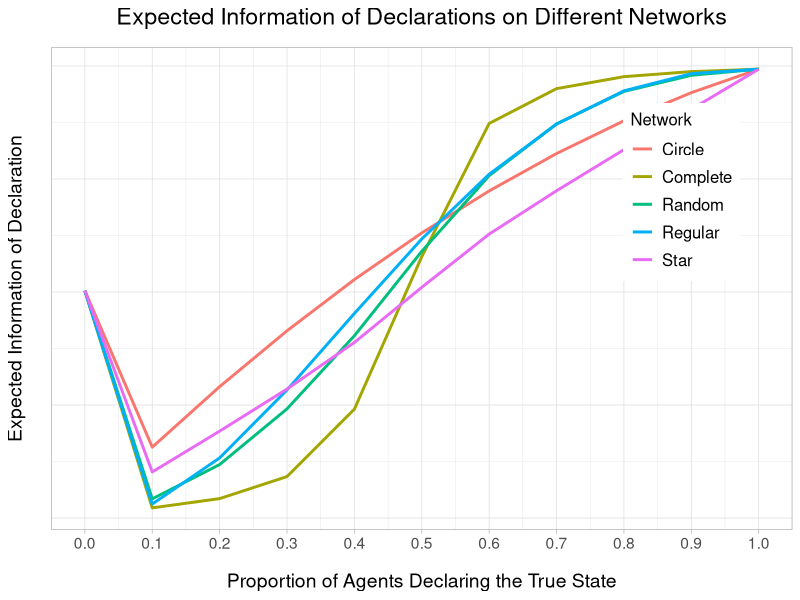

R code for this plot:
# PUBLIC BELIEF SIMULATION
# by Aydin Mohseni
# www.aydinmohseni.com

# Load packages
library(combinat)
library(gtools)
library(ggplot2)
library(reshape2)
### Establish global variables

# Set the true state of the world
Theta <- 1

N <- 10 # Number of agents
Prior <- .5 # Initial prior

# Create social network
nodes <- c(1:N) # Nodes
PossibleNetworkTypes <-
  c("Complete", "Regular", "Circle", "Star", "Random")
NumberOfNetworkTypes <- length(PossibleNetworkTypes)
# 1. Complete
# 2. Regular
# 3. Circle
# 4. Star
# 5. Random

# STATES of the WORLD
# Define the two distributions f1, f0 corresponding to
# the two possible STATES OF THE WORLD: 1, 0
# with the parameters
Mean1 <-
  1 # Mean for distribution of signals if Theta is true: state is 1
Mean0 <-
  -1 # Mean for distribution of signals if Theta is false: state is 0
Variance <- 1
StandardDeviation <-
  sqrt(Variance) # Variance for both distributions of signals
fTheta1 <-
  function(Signal) {
    return(dnorm(Signal, mean = Mean1, sd = StandardDeviation))
  }
fTheta0 <-
  function(Signal) {
    return(dnorm(Signal, mean = Mean0, sd = StandardDeviation))
  }

# Create the population types and initial beliefs
BetaParameterforTruthSeeking <-
  1 # Increasing this will increase the proportion of truth-seeking
BetaParameterforConformity <-
  5 # Increasing this will increase the proportion of conformity


# Define the CREDENCE function for the focal player for state Theta = 1, 0
# using Bayes' rule, as Pr(Theta | Signal) = Pr(Signal | Theta) * Pr(Theta) / Pr(Signal)
# That is, the poster probability of the state Theta,
# given the product of the likelihood of the Signal given Theta,
# over the total probability of the Signal
Credence <- function(State, Signal) {
  w <-
    (1 + ((1 - Prior) / Prior) * (fTheta0(Signal) / fTheta1(Signal))) ^ -1
  z <- ifelse(State == 1,
              w,
              (1 - w))
  # print(paste("POSTERIOR PROBABILITY for state ", State, " given signal ", Signal, sep = " "))
  # print(z)
  return(z)
}

PublicPrior <- function(FocalAgent, Declaration) {
  
  # Retrieve the proportion of the focal agent's neighbors
  # who are declaring state 1
  Neighbors <- adjacencyMatrix[FocalAgent,]
  Neighbors <- Neighbors[!is.na(Neighbors)]
  Ns <-
    table(factor(NetworkChoices[Neighbors], c(0, 1)))[[Declaration + 1]] / length(Neighbors)
  
  # Check if the focal agent has no neighbors---i.e., she is "isolated"
  # (and hence has no coordination payoff component determining her declaration)
  Isolated  <- (length(Neighbors[!is.na(Neighbors)]) == 0)
  
  # If the focal agent is indeed isolated,
  # then let her neighbors be 'tied' in their declarations, 
  # so that only her truth-seeking payoff counts.
    if (Isolated == TRUE) { Ns <- 1 / 2 }
  
  # Compute the LIKELIHOODS of the DECLARATION of the focal agent
  # for each state of the world, Theta = 1, 0
  
  # Compute the threshold signal value needed
  # for the focal player to have declared state 1
  SignalThreshold <-
    -(Variance) * log((Prior / (1 - Prior))) / (Mean1 - Mean0) + (Mean0 + Mean1) / 2
  
  # Compute the threshold alpha value needed
  # for the focal player to have declared state 1
  # multiplied by the PDF of
  AlphaThreshold <- function(Signal) {
    return(pbeta(
      0.5 * ((1 - 2 * Ns) / (Credence(1, Signal) - Ns)) ,
      BetaParameterforTruthSeeking,
      BetaParameterforConformity
    ))
  }
  
  # Create four integrand functions for each likelihood,
  # in each case: Ns > 1/2, NS < 1/2
  Integrand.fTheta1.A <-
    function(Signal) {
      return(fTheta1(Signal) * AlphaThreshold(Signal))
    }
  Integrand.fTheta1.B <-
    function(Signal) {
      return(fTheta1(Signal) * (1 - AlphaThreshold(Signal)))
    }
  Integrand.fTheta0.A <-
    function(Signal) {
      return(fTheta0(Signal) * AlphaThreshold(Signal))
    }
  Integrand.fTheta0.B <-
    function(Signal) {
      return(fTheta0(Signal) * (1 - AlphaThreshold(Signal)))
    }
  
  # Compute the two likelihood values:
  # P(Declaration = 1 | Theta = 1) and P(Declaration = 1 | Theta = 0)
  
  # First, compute P(Declaration = 1 | Theta = 1)
  if (Ns > 1 / 2) {
    LikelihoodTheta1 <-
      integrate(Integrand.fTheta1.A,
                lower = -Inf,
                upper = SignalThreshold)$value + 1 - pnorm(SignalThreshold, mean = Mean1, sd = StandardDeviation)
  } else {
    LikelihoodTheta1 <-
      integrate(Integrand.fTheta1.B,
                lower = SignalThreshold,
                upper = Inf)$value
  }
  
  # Next, compute P(Declaration = 1 | Theta = 0)
  if (Ns > 1 / 2) {
    LikelihoodTheta0 <-
      integrate(Integrand.fTheta0.A,
                lower = -Inf,
                upper = SignalThreshold)$value + 1 - pnorm(SignalThreshold, mean = Mean0, sd = StandardDeviation)
  } else {
    LikelihoodTheta0 <-
      integrate(Integrand.fTheta0.B,
                lower = SignalThreshold,
                upper = Inf)$value
  }
  
  # If the declaration was of state 0 (rather than 1),
  # then take the complement of the likelihoods just computed
  # to get the correct likelihoods Pr(Declaration = 0 | Theta = 1) and Pr(Declaration = 0 | Theta = 0)
  if (Declaration == 0) {
    LikelihoodTheta1 <- (1 - LikelihoodTheta1)
    # print("LIKELIHOOD of declaration 0 given Theta = 1")
    LikelihoodTheta0 <- (1 - LikelihoodTheta0)
    # print("LIKELIHOOD of declaration 0 given Theta = 0")
  }
  
  # Save the likelihood P(Declaration = 1 | Theta = 1)
  y <- LikelihoodTheta1
  
  # Compute the new posterior public belief P(Theta | Declaration of focal agent)
  z <-
    (1 + ((1 - Prior) / Prior) * (LikelihoodTheta0 / LikelihoodTheta1)) ^ -1
  # print("PUBLIC BELIEF")
  # print(z)
  return(list(y, z))
}


# Create a list of matrices to store results
ExpectedPosteriorDf <- rep(list(list()), NumberOfNetworkTypes)
for (Network in 1:NumberOfNetworkTypes) {
  for (NumberOfDeviants in 0:N) {
    ExpectedPosteriorDf[[Network]][[NumberOfDeviants + 1]] <-
      matrix(
        data = NA,
        nrow = choose(N, NumberOfDeviants),
        ncol = N
      )
  }
}

# Loop for each network type
for (Network in 1:NumberOfNetworkTypes) {
  # Network type:
  NetworkType <-
    PossibleNetworkTypes[Network] # Choose network type to be one of:
  
  regularNetworkDegree <-
    0.5 # Degree (scaled by population size) for regular networks
  randomNetworkDensity <- 0.5 # Network density for random networks
  
  # Complete network
  if (NetworkType == "Complete") {
    edges <- data.frame(from = rep(1:N, each = N), to = rep(1:N, N))
    selfEdge <- N * c(0:(N - 1)) + c(1:N)
    edges <- edges[-selfEdge,]
  }
  # Circle network
  if (NetworkType == "Circle") {
    edges <- data.frame(from = c(1:N), to = c(2:N, 1))
  }
  # Star network
  if (NetworkType == "Star") {
    edges <- data.frame(from = rep(1, N - 1), to = 2:N)
  }
  # Regular network
  if (NetworkType == "Regular") {
    degreeDensity <- round((regularNetworkDegree * N) / 2)
    if (degreeDensity >= 1) {
      x <- rep(1:N, each = degreeDensity)
      y <- x + 1:degreeDensity
      y[y > N] <- y[y > N] - N
      edges <- data.frame(from = x, to = y)
    } else {
      edges <- data.frame(from = c(1), to = c(2))
    }
  }
  # Random graph
  if (NetworkType == "Random") {
    numberOfPossibleEdges <- choose(N, 2)
    numberOfEdges <-
      ceiling(numberOfPossibleEdges * randomNetworkDensity)
    possibleEdges <- data.frame(t(combn(1:N, 2)))
    colnames(possibleEdges) <- c("from", "to")
    randomEdgesSubset <-
      sample(1:numberOfPossibleEdges, numberOfEdges, replace = FALSE)
    edges <- possibleEdges[randomEdgesSubset,]
  }
  
  # Adjacency matrix of the neighbors for each player
  adjacencyMatrix <- data.frame(matrix(NA, nrow = N, ncol = N - 1))
  for (m in 1:N) {
    adjMatSub <- subset(edges, from == m | to == m)
    if (nrow(adjMatSub) != 0) {
      adjMatSub <- unique(adjMatSub[adjMatSub != m])
    } else {
      adjMatSub <- c()
    }
    adjacencyMatrix[m, ] <-
      c(adjMatSub, rep(NA, N - 1 - length(adjMatSub)))
  }
  
  # Expected public belief in next period q'= (1/N) Sum^N_i=1 [q(S|i)P(S|i)+q(~S|i)P(~S|i)]
  # Loop through all combinations of possible declarations where some number of agents are deviating
  for (NumberOfDeviants in 0:N) {
    # Create a matrix of all possible configurations of declarations
    # for each number of deviating declarations,
    # where consensus declaration = 0, and deviation = 1
    PossibleDeclarationConfigurations <-
      t(combn(N, NumberOfDeviants, function(x)
        tabulate(x, N)))
    NumberOfPossibleDeclarationConfigurations <-
      nrow(PossibleDeclarationConfigurations)
    
    
    # Loop for a single graph, with specific declarations
    for (DeclarationConfiguration in 1:NumberOfPossibleDeclarationConfigurations) {
      NetworkChoices <-
        PossibleDeclarationConfigurations[DeclarationConfiguration, ]
      
      for (FocalAgent in 1:N) {
        qs1 <- PublicPrior(FocalAgent, 1)
        LikelihoodOfS <- qs1[[1]]
        PosteriorGivenS <- qs1[[2]]
        qs2 <- PublicPrior(FocalAgent, 0)
        LikelihoodOfNotS <- qs2[[1]]
        PosteriorGivenNotS <- qs2[[2]]
        ExpectedPosteriorDf[[Network]][[NumberOfDeviants + 1]][DeclarationConfiguration, FocalAgent] <-
          LikelihoodOfS * PosteriorGivenS + LikelihoodOfNotS * PosteriorGivenNotS
        
      }
    }
  }
}

MeanExpectedPosteriorDf <-
  matrix(data = NA,
         nrow = NumberOfNetworkTypes,
         ncol = N + 1)
for (Network in 1:NumberOfNetworkTypes) {
  for (NumberOfDeviants in 0:N) {
    MeanExpectedPosteriorDf[Network, NumberOfDeviants + 1] <-
      mean(ExpectedPosteriorDf[[Network]][[NumberOfDeviants + 1]])
  }
}


df <- data.frame(MeanExpectedPosteriorDf - .5)
dfgraph <- melt(t(df))
dfgraph[, 1] <- rep(c(0:N) / N, NumberOfNetworkTypes)
dfgraph[, 2] <-
  rep(PossibleNetworkTypes[1:NumberOfNetworkTypes], each = N + 1)
colnames(dfgraph) <-
  c("NumberOfDeviants", "Network", "ChangeInBelief")
ggplot(data = dfgraph,
       aes(x = NumberOfDeviants, y = ChangeInBelief, group = Network)) +
  geom_line(aes(colour = Network), size = 1) +
  ggtitle("Expected Information of Declarations on Different Networks") +
  labs(x = "Proportion of Agents Declaring the True State", y = "Expected Information of Declaration") +
  theme_light() +
  scale_x_continuous(breaks = seq(0, 1, .1), limits = c(0, 1)) +
  theme(
    plot.title = element_text(hjust = 0.5, margin = margin(b = 12, unit = "pt")),
    axis.title.x =  element_text(margin = margin(t = 15, unit = "pt")),
    axis.title.y =  element_text(margin = margin(r = 15, unit = "pt")),
    axis.ticks.y = element_blank(),
    axis.text.y = element_blank(),
    legend.position = c(0.85, 0.7),
    legend.title = element_text(size = 12),
    legend.text = element_text(size = 12),
    text = element_text(size = 14),
    legend.key.height = unit(20, "pt")
  )
